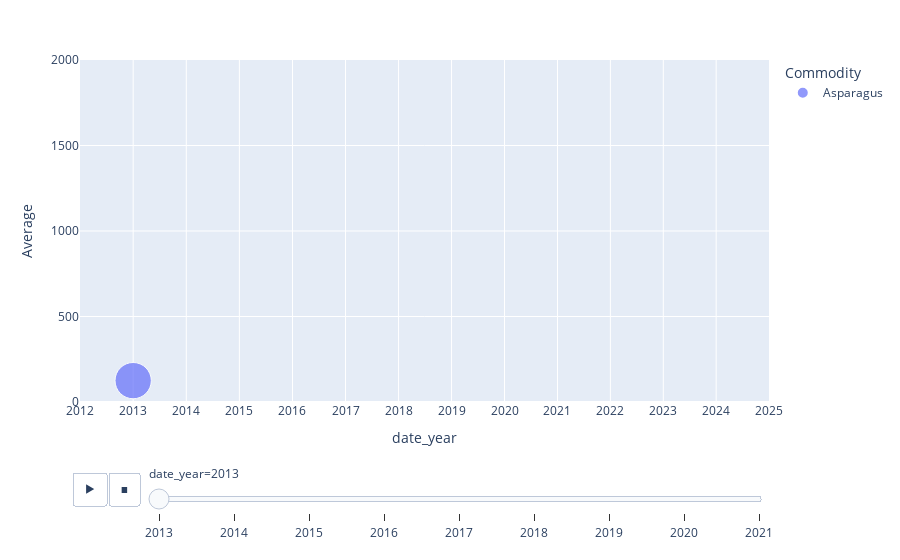

The notebook cell this image was saved under:
### Code cell
#Showing the change in Asparagus price from 2013 to 2021
px.scatter(df_bubble[df_bubble['Commodity'] == 'Asparagus'], x="date_year", y="Average",
           size="Average", color="Commodity", hover_name="Commodity",animation_frame="date_year", animation_group="Commodity",range_x=[2012,2025],range_y=[0,2000],log_x=True,size_max=100)

### Figure 1 — Plotly figure (JSON) as saved in the notebook; plotly's stock layout.template omitted (floating-point values rounded to 4 significant figures)
{"data": [{"hovertemplate": "<b>%{hovertext}</b><br><br>Commodity=Asparagus<br>date_year=%{x}<br>Average=%{marker.size}<extra></extra>", "hovertext": ["Asparagus", "Asparagus", "Asparagus", "Asparagus", "Asparagus", "Asparagus", "Asparagus", "Asparagus", "Asparagus", "Asparagus", "Asparagus", "Asparagus", "Asparagus", "Asparagus", "Asparagus", "Asparagus", "Asparagus", "Asparagus", "Asparagus", "Asparagus", "Asparagus", "Asparagus", "Asparagus", "Asparagus", "Asparagus", "Asparagus", "Asparagus", "Asparagus", "Asparagus", "Asparagus", "Asparagus", "Asparagus", "Asparagus", "Asparagus", "Asparagus", "Asparagus", "Asparagus", "Asparagus", "Asparagus", "Asparagus", "Asparagus", "Asparagus", "Asparagus", "Asparagus", "Asparagus", "Asparagus", "Asparagus", "Asparagus", "Asparagus", "Asparagus", "Asparagus", "Asparagus", "Asparagus", "Asparagus", "Asparagus", "Asparagus", "Asparagus", "Asparagus", "Asparagus", "Asparagus", "Asparagus", "Asparagus", "Asparagus", "Asparagus", "Asparagus", "Asparagus", "Asparagus", "Asparagus", "Asparagus", "Asparagus", "Asparagus", "Asparagus", "Asparagus", "Asparagus", "Asparagus", "Asparagus", "Asparagus", "Asparagus", "Asparagus", "Asparagus", "Asparagus", "Asparagus", "Asparagus", "Asparagus", "Asparagus", "Asparagus", "Asparagus", "Asparagus", "Asparagus", "Asparagus", "Asparagus", "Asparagus", "Asparagus", "Asparagus", "Asparagus", "Asparagus", "Asparagus", "Asparagus", "Asparagus", "Asparagus", "Asparagus", "Asparagus", "Asparagus", "Asparagus", "Asparagus", "Asparagus"], "ids": ["Asparagus", "Asparagus", "Asparagus", "Asparagus", "Asparagus", "Asparagus", "Asparagus", "Asparagus", "Asparagus", "Asparagus", "Asparagus", "Asparagus", "Asparagus", "Asparagus", "Asparagus", "Asparagus", "Asparagus", "Asparagus", "Asparagus", "Asparagus", "Asparagus", "Asparagus", "Asparagus", "Asparagus", "Asparagus", "Asparagus", "Asparagus", "Asparagus", "Asparagus", "Asparagus", "Asparagus", "Asparagus", "Asparagus", "Asparagus", "Asparagus", "Asparagus", "Asparagus", "Asparagus", "Asparagus", "Asparagus", "Asparagus", "Asparagus", "Asparagus", "Asparagus", "Asparagus", "Asparagus", "Asparagus", "Asparagus", "Asparagus", "Asparagus", "Asparagus", "Asparagus", "Asparagus", "Asparagus", "Asparagus", "Asparagus", "Asparagus", "Asparagus", "Asparagus", "Asparagus", "Asparagus", "Asparagus", "Asparagus", "Asparagus", "Asparagus", "Asparagus", "Asparagus", "Asparagus", "Asparagus", "Asparagus", "Asparagus", "Asparagus", "Asparagus", "Asparagus", "Asparagus", "Asparagus", "Asparagus", "Asparagus", "Asparagus", "Asparagus", "Asparagus", "Asparagus", "Asparagus", "Asparagus", "Asparagus", "Asparagus", "Asparagus", "Asparagus", "Asparagus", "Asparagus", "Asparagus", "Asparagus", "Asparagus", "Asparagus", "Asparagus", "Asparagus", "Asparagus", "Asparagus", "Asparagus", "Asparagus", "Asparagus", "Asparagus", "Asparagus", "Asparagus", "Asparagus", "Asparagus"], "legendgroup": "Asparagus", "marker": {"color": "#636efa", "size": [125, 125, 110, 112.5, 110, 110, 112.5, 115, 112.5, 112.5, 120, 125, 125, 125, 125, 125, 125, 135, 125, 125, 125, 130, 130, 130, 130, 130, 130, 135, 135, 135, 135, 135, 160, 165, 165, 165, 175, 175, 175, 175, 175, 150, 175, 175, 180, 190, 190, 190, 210, 210, 225, 225, 225, 225, 190, 225, 225, 225, 225, 175, 225, 225, 225, 190, 175, 175, 190, 225, 210, 210, 210, 190, 190, 190, 190, 190, 325, 375, 375, 375, 275, 325, 275, 275, 325, 190, 210, 275, 275, 225, 225, 190, 190, 210, 190, 190, 190, 190, 190, 190, 375, 375, 375, 375, 325, 325], "sizemode": "area", "sizeref": 0.19, "symbol": "circle"}, "mode": "markers", "name": "Asparagus", "orientation": "v", "showlegend": true, "type": "scatter", "x": [2013, 2013, 2013, 2013, 2013, 2013, 2013, 2013, 2013, 2013, 2013, 2013, 2013, 2013, 2013, 2013, 2013, 2013, 2013, 2013, 2013, 2013, 2013, 2013, 2013, 2013, 2013, 2013, 2013, 2013, 2013, 2013, 2013, 2013, 2013, 2013, 2013, 2013, 2013, 2013, 2013, 2013, 2013, 2013, 2013, 2013, 2013, 2013, 2013, 2013, 2013, 2013, 2013, 2013, 2013, 2013, 2013, 2013, 2013, 2013, 2013, 2013, 2013, 2013, 2013, 2013, 2013, 2013, 2013, 2013, 2013, 2013, 2013, 2013, 2013, 2013, 2013, 2013, 2013, 2013, 2013, 2013, 2013, 2013, 2013, 2013, 2013, 2013, 2013, 2013, 2013, 2013, 2013, 2013, 2013, 2013, 2013, 2013, 2013, 2013, 2013, 2013, 2013, 2013, 2013, 2013], "xaxis": "x", "y": [125, 125, 110, 112.5, 110, 110, 112.5, 115, 112.5, 112.5, 120, 125, 125, 125, 125, 125, 125, 135, 125, 125, 125, 130, 130, 130, 130, 130, 130, 135, 135, 135, 135, 135, 160, 165, 165, 165, 175, 175, 175, 175, 175, 150, 175, 175, 180, 190, 190, 190, 210, 210, 225, 225, 225, 225, 190, 225, 225, 225, 225, 175, 225, 225, 225, 190, 175, 175, 190, 225, 210, 210, 210, 190, 190, 190, 190, 190, 325, 375, 375, 375, 275, 325, 275, 275, 325, 190, 210, 275, 275, 225, 225, 190, 190, 210, 190, 190, 190, 190, 190, 190, 375, 375, 375, 375, 325, 325], "yaxis": "y"}], "layout": {"legend": {"itemsizing": "constant", "title": {"text": "Commodity"}, "tracegroupgap": 0}, "margin": {"t": 60}, "sliders": [{"active": 0, "currentvalue": {"prefix": "date_year="}, "len": 0.9, "pad": {"b": 10, "t": 60}, "steps": [{"args": [["2013"], {"frame": {"duration": 0, "redraw": false}, "fromcurrent": true, "mode": "immediate", "transition": {"duration": 0, "easing": "linear"}}], "label": "2013", "method": "animate"}, {"args": [["2014"], {"frame": {"duration": 0, "redraw": false}, "fromcurrent": true, "mode": "immediate", "transition": {"duration": 0, "easing": "linear"}}], "label": "2014", "method": "animate"}, {"args": [["2015"], {"frame": {"duration": 0, "redraw": false}, "fromcurrent": true, "mode": "immediate", "transition": {"duration": 0, "easing": "linear"}}], "label": "2015", "method": "animate"}, {"args": [["2016"], {"frame": {"duration": 0, "redraw": false}, "fromcurrent": true, "mode": "immediate", "transition": {"duration": 0, "easing": "linear"}}], "label": "2016", "method": "animate"}, {"args": [["2017"], {"frame": {"duration": 0, "redraw": false}, "fromcurrent": true, "mode": "immediate", "transition": {"duration": 0, "easing": "linear"}}], "label": "2017", "method": "animate"}, {"args": [["2018"], {"frame": {"duration": 0, "redraw": false}, "fromcurrent": true, "mode": "immediate", "transition": {"duration": 0, "easing": "linear"}}], "label": "2018", "method": "animate"}, {"args": [["2019"], {"frame": {"duration": 0, "redraw": false}, "fromcurrent": true, "mode": "immediate", "transition": {"duration": 0, "easing": "linear"}}], "label": "2019", "method": "animate"}, {"args": [["2020"], {"frame": {"duration": 0, "redraw": false}, "fromcurrent": true, "mode": "immediate", "transition": {"duration": 0, "easing": "linear"}}], "label": "2020", "method": "animate"}, {"args": [["2021"], {"frame": {"duration": 0, "redraw": false}, "fromcurrent": true, "mode": "immediate", "transition": {"duration": 0, "easing": "linear"}}], "label": "2021", "method": "animate"}], "x": 0.1, "xanchor": "left", "y": 0, "yanchor": "top"}], "updatemenus": [{"buttons": [{"args": [null, {"frame": {"duration": 500, "redraw": false}, "fromcurrent": true, "mode": "immediate", "transition": {"duration": 500, "easing": "linear"}}], "label": "&#9654;", "method": "animate"}, {"args": [[null], {"frame": {"duration": 0, "redraw": false}, "fromcurrent": true, "mode": "immediate", "transition": {"duration": 0, "easing": "linear"}}], "label": "&#9724;", "method": "animate"}], "direction": "left", "pad": {"r": 10, "t": 70}, "showactive": false, "type": "buttons", "x": 0.1, "xanchor": "right", "y": 0, "yanchor": "top"}], "xaxis": {"anchor": "y", "categoryarray": [2013, 2014, 2015, 2016, 2017, 2018, 2019, 2020, 2021], "categoryorder": "array", "domain": [0, 1], "range": [3.304, 3.306], "title": {"text": "date_year"}, "type": "log"}, "yaxis": {"anchor": "x", "domain": [0, 1], "range": [0, 2000], "title": {"text": "Average"}}}}
